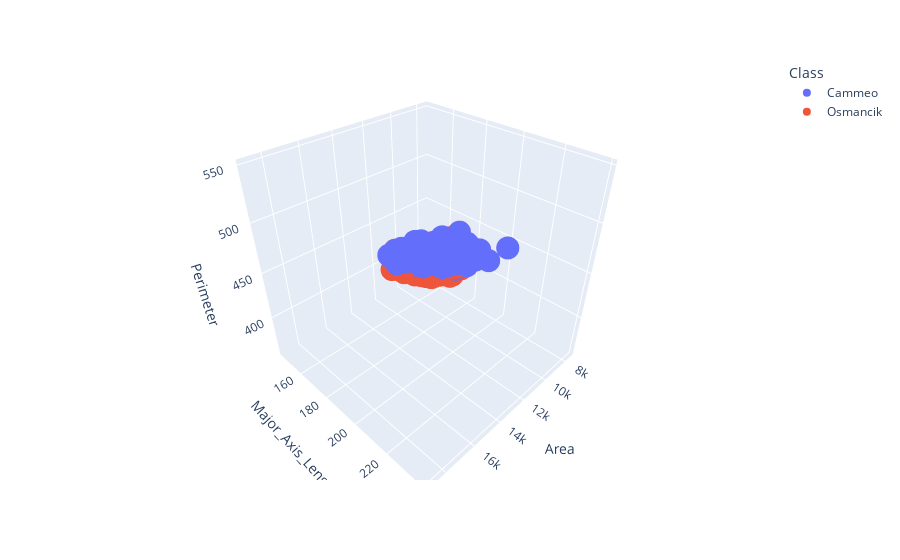

Write notebook code for a chart like this one.
### Markdown cell above
## Task 2: Visualize samples in 3D

Try graphing three of the features in 3D against each other.

### Code cell
# @title Plot three features in 3D by entering their names and running this cell

x_axis_data = "Area"  # @param {type: "string"}
y_axis_data = 'Major_Axis_Length'  # @param {type: "string"}
z_axis_data = 'Perimeter'  # @param {type: "string"}

px.scatter_3d(
    rice_dataset,
    x=x_axis_data,
    y=y_axis_data,
    z=z_axis_data,
    color='Class',
).show()

### Figure 1 — Plotly figure (JSON) as saved in the notebook; plotly's stock layout.template omitted (floating-point values rounded to 4 significant figures; data arrays with more than 128 entries replaced by an {"elided": "..."} marker saying what was removed)
{"data": [{"hovertemplate": "Class=Cammeo<br>Area=%{x}<br>Major_Axis_Length=%{y}<br>Perimeter=%{z}<extra></extra>", "legendgroup": "Cammeo", "marker": {"color": "#636efa", "symbol": "circle"}, "mode": "markers", "name": "Cammeo", "scene": "scene", "showlegend": true, "type": "scatter3d", "x": {"elided": "1630 int values"}, "y": {"elided": "1630 float values"}, "z": {"elided": "1630 float values"}}, {"hovertemplate": "Class=Osmancik<br>Area=%{x}<br>Major_Axis_Length=%{y}<br>Perimeter=%{z}<extra></extra>", "legendgroup": "Osmancik", "marker": {"color": "#EF553B", "symbol": "circle"}, "mode": "markers", "name": "Osmancik", "scene": "scene", "showlegend": true, "type": "scatter3d", "x": {"elided": "2180 int values"}, "y": {"elided": "2180 float values"}, "z": {"elided": "2180 float values"}}], "layout": {"legend": {"title": {"text": "Class"}, "tracegroupgap": 0}, "margin": {"t": 60}, "scene": {"domain": {"x": [0, 1], "y": [0, 1]}, "xaxis": {"title": {"text": "Area"}}, "yaxis": {"title": {"text": "Major_Axis_Length"}}, "zaxis": {"title": {"text": "Perimeter"}}}}}
